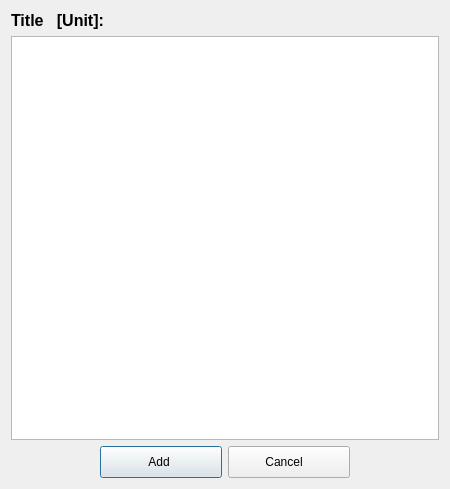
<ui version="4.0" >
 <class>AddMBsSWs_Dialog</class>
 <widget class="QDialog" name="AddMBsSWs_Dialog" >
  <property name="windowModality" >
   <enum>Qt::WindowModal</enum>
  </property>
  <property name="geometry" >
   <rect>
    <x>0</x>
    <y>0</y>
    <width>450</width>
    <height>489</height>
   </rect>
  </property>
  <property name="sizePolicy" >
   <sizepolicy vsizetype="Preferred" hsizetype="Preferred" >
    <horstretch>0</horstretch>
    <verstretch>0</verstretch>
   </sizepolicy>
  </property>
  <property name="font" >
   <font>
    <family>Liberation Sans</family>
   </font>
  </property>
  <property name="windowTitle" >
   <string>Add Measuring Blocks &amp; Switches</string>
  </property>
  <layout class="QVBoxLayout" name="verticalLayout_2" >
   <item>
    <layout class="QVBoxLayout" name="verticalLayout" >
     <item>
      <widget class="QLabel" name="title_label" >
       <property name="font" >
        <font>
         <pointsize>12</pointsize>
         <weight>75</weight>
         <bold>true</bold>
        </font>
       </property>
       <property name="text" >
        <string>Title   [Unit]:</string>
       </property>
      </widget>
     </item>
     <item>
      <widget class="QListWidget" name="MBsSWs_listWidget" >
       <property name="minimumSize" >
        <size>
         <width>421</width>
         <height>276</height>
        </size>
       </property>
       <property name="font" >
        <font>
         <pointsize>9</pointsize>
        </font>
       </property>
       <property name="alternatingRowColors" >
        <bool>true</bool>
       </property>
       <property name="selectionMode" >
        <enum>QAbstractItemView::ExtendedSelection</enum>
       </property>
      </widget>
     </item>
     <item>
      <layout class="QGridLayout" name="gridLayout" >
       <property name="topMargin" >
        <number>0</number>
       </property>
       <item row="0" column="1" >
        <widget class="QPushButton" name="add_pushButton" >
         <property name="minimumSize" >
          <size>
           <width>122</width>
           <height>32</height>
          </size>
         </property>
         <property name="maximumSize" >
          <size>
           <width>122</width>
           <height>32</height>
          </size>
         </property>
         <property name="text" >
          <string>       Add        </string>
         </property>
         <property name="icon" >
          <iconset resource="../resources/FreeSSM.qrc" >
           <normaloff>:/icons/chrystal/32x32/add.png</normaloff>:/icons/chrystal/32x32/add.png</iconset>
         </property>
         <property name="iconSize" >
          <size>
           <width>24</width>
           <height>24</height>
          </size>
         </property>
        </widget>
       </item>
       <item row="0" column="2" >
        <widget class="QPushButton" name="cancel_pushButton" >
         <property name="minimumSize" >
          <size>
           <width>122</width>
           <height>32</height>
          </size>
         </property>
         <property name="maximumSize" >
          <size>
           <width>122</width>
           <height>32</height>
          </size>
         </property>
         <property name="text" >
          <string>    Cancel       </string>
         </property>
         <property name="icon" >
          <iconset resource="../resources/FreeSSM.qrc" >
           <normaloff>:/icons/chrystal/32x32/cancel.png</normaloff>:/icons/chrystal/32x32/cancel.png</iconset>
         </property>
         <property name="iconSize" >
          <size>
           <width>24</width>
           <height>24</height>
          </size>
         </property>
        </widget>
       </item>
       <item row="0" column="0" >
        <spacer name="horizontalSpacer" >
         <property name="orientation" >
          <enum>Qt::Horizontal</enum>
         </property>
         <property name="sizeHint" stdset="0" >
          <size>
           <width>40</width>
           <height>20</height>
          </size>
         </property>
        </spacer>
       </item>
       <item row="0" column="3" >
        <spacer name="horizontalSpacer_2" >
         <property name="orientation" >
          <enum>Qt::Horizontal</enum>
         </property>
         <property name="sizeHint" stdset="0" >
          <size>
           <width>40</width>
           <height>20</height>
          </size>
         </property>
        </spacer>
       </item>
      </layout>
     </item>
    </layout>
   </item>
  </layout>
 </widget>
 <resources>
  <include location="../resources/FreeSSM.qrc" />
 </resources>
 <connections/>
</ui>
